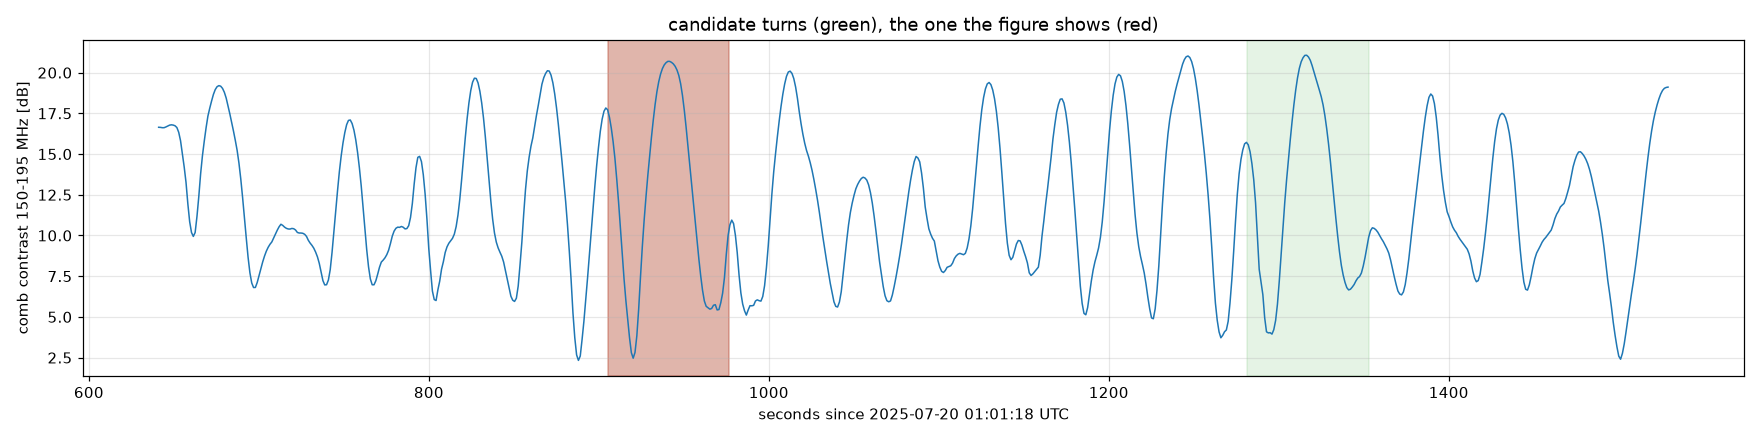

This figure's Python source:
"""Score every candidate turn and pick the one the figure will show.

A turn is centred on a tall response maximum and runs to the half-turn points either side.
Tall maxima are taken to be one full turn apart, not a half: the two maxima per turn differ
by ~6 dB, which only happens if they are 180 deg apart on a beam with different fore and
aft response.  Phase is linear in time within each half, so a varying rate between halves
does not distort the shape.
"""
import numpy as np, matplotlib; matplotlib.use("Agg")
import matplotlib.pyplot as plt
from scipy.ndimage import uniform_filter1d
from common import load, db, flanking, OUT, COMB_RESIDUE, COMB_SPILL, ROT

D = load()
fr, ch, t = D["fr"], D["ch"], D["tsec"]
nchan = fr.size
tones = np.load(OUT / "tones.npy")
d = D["d"][ROT]
band = (fr > 150) & (fr < 195)
c = np.where(D["sky"],
             db(np.nanmedian(d[:, (ch % 16 == COMB_RESIDUE) & band], 1))
             - db(np.nanmedian(d[:, ~np.isin(ch % 16, COMB_SPILL) & band], 1)), np.nan)

k = (t > 640) & (t < 1530) & np.isfinite(c)
x, ys = t[k], uniform_filter1d(c[k], 5)
maxs = [i for i in range(3, len(ys) - 3) if ys[i] == max(ys[i - 3:i + 4]) and ys[i] > 18.0]
thin = []
for i in maxs:
    if not thin or x[i] - x[thin[-1]] > 20:
        thin.append(i)
    elif ys[i] > ys[thin[-1]]:
        thin[-1] = i
tm = x[thin]
print("tall maxima at", np.round(tm, 1))

BIN = 10.0   # ~67 integrations per turn at 1.07 s cadence, so 5 deg bins would be empty
edges = np.arange(-180.0, 180.0 + BIN, BIN)
ctr = 0.5 * (edges[:-1] + edges[1:])
ZERO = int(np.argmin(np.abs(ctr)))


def phase_of(a, b, e):
    """Phase in deg for a turn centred on b, half-turns bounded by a and e."""
    ph = np.where(t < b, 360.0 * (t - b) / (b - a), 360.0 * (t - b) / (e - b))
    return ph, (t >= a + 0.5 * (b - a)) & (t <= b + 0.5 * (e - b)) & D["sky"]


def profile(series, ph, sel):
    j = np.digitize(ph, edges) - 1
    out = np.full(len(ctr), np.nan)
    for i in range(len(ctr)):
        v = series[sel & (j == i)]
        v = v[np.isfinite(v)]
        if v.size:
            out[i] = np.median(v)
    return out - np.nanmedian(out[ZERO - 1:ZERO + 2])


print(f"\n{'turn':>4} {'centre t':>9} {'half [s]':>14} {'cover':>6} {'depth med':>10} {'rough':>7}")
best, rows = None, []
for n in range(1, len(tm) - 1):
    a, b, e = tm[n - 1], tm[n], tm[n + 1]
    if not (60 < b - a < 95 and 60 < e - b < 95):
        continue
    ph, sel = phase_of(a, b, e)
    prof = [profile(db(d[:, cc]), ph, sel) for cc in tones]
    cover = np.mean([np.isfinite(p).mean() for p in prof])
    if cover < 0.9:
        continue
    depth = np.array([np.nanmax(p) - np.nanmin(p) for p in prof])
    rough = np.median([np.nanmedian(np.abs(np.diff(p, 2))) for p in prof])
    rows.append((n, b, a, e, np.median(depth), rough, sel.sum()))
    print(f"{n:4d} {b:9.1f} {b-a:6.1f}/{e-b:5.1f} {cover:6.2f} {np.median(depth):10.1f} {rough:7.2f}")

# prefer deep and smooth
score = [r[4] / (1.0 + r[5]) for r in rows]
pick = rows[int(np.argmax(score))]
print(f"\npicked turn centred at t = {pick[1]:.1f} s, halves {pick[1]-pick[2]:.1f}/{pick[3]-pick[1]:.1f} s, "
      f"{pick[6]} integrations, median depth {pick[4]:.1f} dB")
np.save(OUT / "turn.npy", np.array([pick[2], pick[1], pick[3]]))

fig, ax = plt.subplots(figsize=(16, 4))
ax.plot(x, ys, lw=1.0)
for r in rows:
    ax.axvspan(r[2] + 0.5 * (r[1] - r[2]), r[1] + 0.5 * (r[3] - r[1]), alpha=0.12, color="C2")
ax.axvspan(pick[2] + 0.5 * (pick[1] - pick[2]), pick[1] + 0.5 * (pick[3] - pick[1]), alpha=0.3, color="C3")
ax.set_xlabel("seconds since 2025-07-20 01:01:18 UTC")
ax.set_ylabel("comb contrast 150-195 MHz [dB]"); ax.grid(alpha=0.3)
ax.set_title("candidate turns (green), the one the figure shows (red)")
fig.tight_layout(); fig.savefig(OUT / "06_pick_turn.png", dpi=110)
